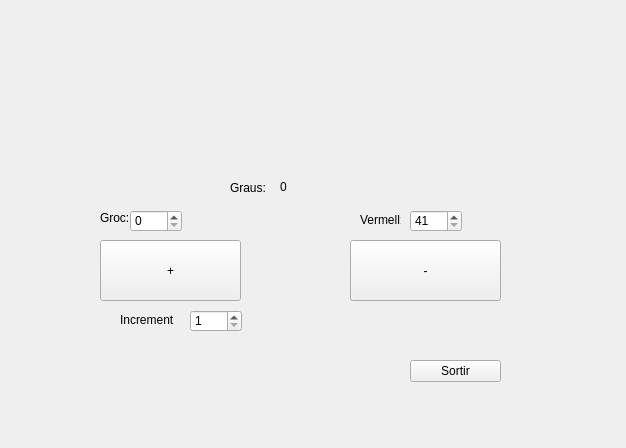
<?xml version="1.0" encoding="UTF-8"?>
<ui version="4.0">
 <class>Form</class>
 <widget class="QWidget" name="Form">
  <property name="geometry">
   <rect>
    <x>0</x>
    <y>0</y>
    <width>626</width>
    <height>448</height>
   </rect>
  </property>
  <property name="windowTitle">
   <string>Form</string>
  </property>
  <widget class="MyLabel" name="label">
   <property name="geometry">
    <rect>
     <x>50</x>
     <y>20</y>
     <width>511</width>
     <height>131</height>
    </rect>
   </property>
   <property name="text">
    <string/>
   </property>
  </widget>
  <widget class="QLabel" name="label_2">
   <property name="geometry">
    <rect>
     <x>230</x>
     <y>180</y>
     <width>41</width>
     <height>16</height>
    </rect>
   </property>
   <property name="text">
    <string>Graus:</string>
   </property>
  </widget>
  <widget class="MyLabel" name="label_3">
   <property name="geometry">
    <rect>
     <x>280</x>
     <y>180</y>
     <width>52</width>
     <height>13</height>
    </rect>
   </property>
   <property name="text">
    <string>0</string>
   </property>
  </widget>
  <widget class="QSpinBox" name="spinBox">
   <property name="geometry">
    <rect>
     <x>130</x>
     <y>210</y>
     <width>52</width>
     <height>22</height>
    </rect>
   </property>
   <property name="maximum">
    <number>20</number>
   </property>
  </widget>
  <widget class="QSpinBox" name="spinBox_2">
   <property name="geometry">
    <rect>
     <x>410</x>
     <y>210</y>
     <width>52</width>
     <height>22</height>
    </rect>
   </property>
   <property name="minimum">
    <number>41</number>
   </property>
   <property name="maximum">
    <number>100</number>
   </property>
  </widget>
  <widget class="QLabel" name="label_4">
   <property name="geometry">
    <rect>
     <x>100</x>
     <y>210</y>
     <width>31</width>
     <height>16</height>
    </rect>
   </property>
   <property name="text">
    <string>Groc:</string>
   </property>
  </widget>
  <widget class="QLabel" name="label_5">
   <property name="geometry">
    <rect>
     <x>360</x>
     <y>210</y>
     <width>41</width>
     <height>20</height>
    </rect>
   </property>
   <property name="text">
    <string>Vermell:</string>
   </property>
  </widget>
  <widget class="QPushButton" name="pushButton">
   <property name="geometry">
    <rect>
     <x>100</x>
     <y>240</y>
     <width>141</width>
     <height>61</height>
    </rect>
   </property>
   <property name="text">
    <string>+</string>
   </property>
  </widget>
  <widget class="QPushButton" name="pushButton_2">
   <property name="geometry">
    <rect>
     <x>350</x>
     <y>240</y>
     <width>151</width>
     <height>61</height>
    </rect>
   </property>
   <property name="text">
    <string>-</string>
   </property>
  </widget>
  <widget class="QSpinBox" name="spinBox_3">
   <property name="geometry">
    <rect>
     <x>190</x>
     <y>310</y>
     <width>52</width>
     <height>22</height>
    </rect>
   </property>
   <property name="minimum">
    <number>1</number>
   </property>
   <property name="maximum">
    <number>10</number>
   </property>
  </widget>
  <widget class="QLabel" name="label_6">
   <property name="geometry">
    <rect>
     <x>120</x>
     <y>310</y>
     <width>61</width>
     <height>20</height>
    </rect>
   </property>
   <property name="text">
    <string>Increment</string>
   </property>
  </widget>
  <widget class="QPushButton" name="pushButton_3">
   <property name="geometry">
    <rect>
     <x>410</x>
     <y>360</y>
     <width>91</width>
     <height>22</height>
    </rect>
   </property>
   <property name="text">
    <string>Sortir</string>
   </property>
  </widget>
 </widget>
 <customwidgets>
  <customwidget>
   <class>MyLabel</class>
   <extends>QLabel</extends>
   <header location="global">MyLabel.h</header>
   <slots>
    <slot>TemperaturaGraus(int)</slot>
    <slot>TemperaturaLabel(int)</slot>
    <slot>Suma()</slot>
    <slot>Resta()</slot>
    <slot>Groc(int)</slot>
    <slot>Vermell(int)</slot>
   </slots>
  </customwidget>
 </customwidgets>
 <resources/>
 <connections>
  <connection>
   <sender>spinBox_3</sender>
   <signal>valueChanged(int)</signal>
   <receiver>label</receiver>
   <slot>TemperaturaLabel(int)</slot>
   <hints>
    <hint type="sourcelabel">
     <x>220</x>
     <y>316</y>
    </hint>
    <hint type="destinationlabel">
     <x>251</x>
     <y>99</y>
    </hint>
   </hints>
  </connection>
  <connection>
   <sender>spinBox_3</sender>
   <signal>valueChanged(int)</signal>
   <receiver>label_3</receiver>
   <slot>TemperaturaLabel(int)</slot>
   <hints>
    <hint type="sourcelabel">
     <x>227</x>
     <y>322</y>
    </hint>
    <hint type="destinationlabel">
     <x>296</x>
     <y>189</y>
    </hint>
   </hints>
  </connection>
  <connection>
   <sender>pushButton</sender>
   <signal>clicked()</signal>
   <receiver>label_3</receiver>
   <slot>Suma()</slot>
   <hints>
    <hint type="sourcelabel">
     <x>217</x>
     <y>253</y>
    </hint>
    <hint type="destinationlabel">
     <x>305</x>
     <y>192</y>
    </hint>
   </hints>
  </connection>
  <connection>
   <sender>pushButton_2</sender>
   <signal>clicked()</signal>
   <receiver>label_3</receiver>
   <slot>Resta()</slot>
   <hints>
    <hint type="sourcelabel">
     <x>427</x>
     <y>280</y>
    </hint>
    <hint type="destinationlabel">
     <x>305</x>
     <y>183</y>
    </hint>
   </hints>
  </connection>
  <connection>
   <sender>spinBox</sender>
   <signal>valueChanged(int)</signal>
   <receiver>label</receiver>
   <slot>Groc(int)</slot>
   <hints>
    <hint type="sourcelabel">
     <x>154</x>
     <y>212</y>
    </hint>
    <hint type="destinationlabel">
     <x>172</x>
     <y>133</y>
    </hint>
   </hints>
  </connection>
  <connection>
   <sender>spinBox_2</sender>
   <signal>valueChanged(int)</signal>
   <receiver>label</receiver>
   <slot>Vermell(int)</slot>
   <hints>
    <hint type="sourcelabel">
     <x>430</x>
     <y>217</y>
    </hint>
    <hint type="destinationlabel">
     <x>431</x>
     <y>109</y>
    </hint>
   </hints>
  </connection>
  <connection>
   <sender>pushButton_3</sender>
   <signal>clicked()</signal>
   <receiver>Form</receiver>
   <slot>close()</slot>
   <hints>
    <hint type="sourcelabel">
     <x>445</x>
     <y>370</y>
    </hint>
    <hint type="destinationlabel">
     <x>543</x>
     <y>362</y>
    </hint>
   </hints>
  </connection>
 </connections>
</ui>
